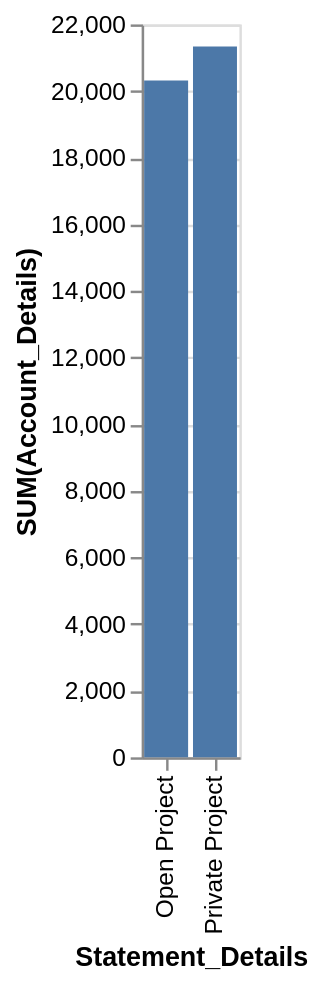

Specify this chart in Vega-Lite:
### Vega-Lite specification from a JSON file in a GitHub repository (floating-point values rounded to 4 significant figures)
{"data": {"values": [{"x_data": "Open Project", "y_data": 20316}, {"x_data": "Private Project", "y_data": 21335}]}, "mark": "bar", "encoding": {"x": {"field": "x_data", "type": "nominal", "title": "Statement_Details", "sort": {"op": "sum", "field": "y_data", "order": "ascending"}}, "y": {"field": "y_data", "type": "quantitative", "title": "SUM(Account_Details)"}}}
